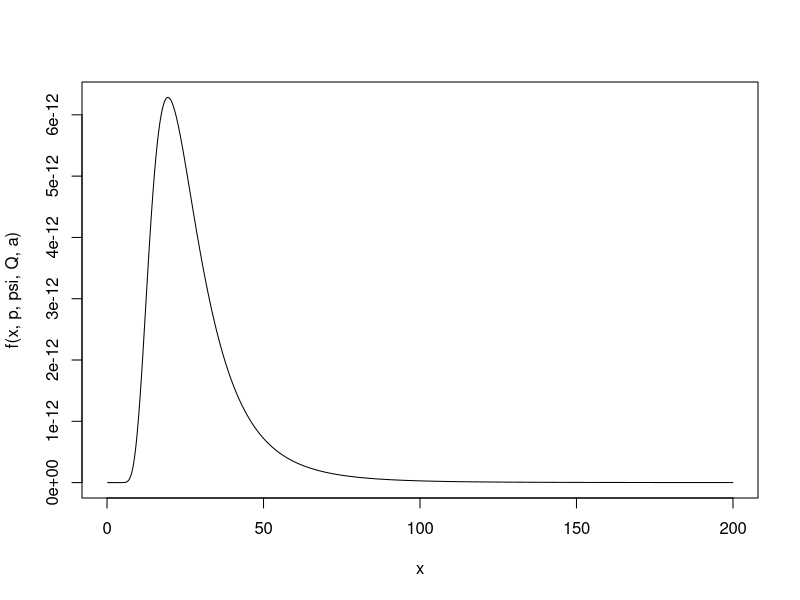
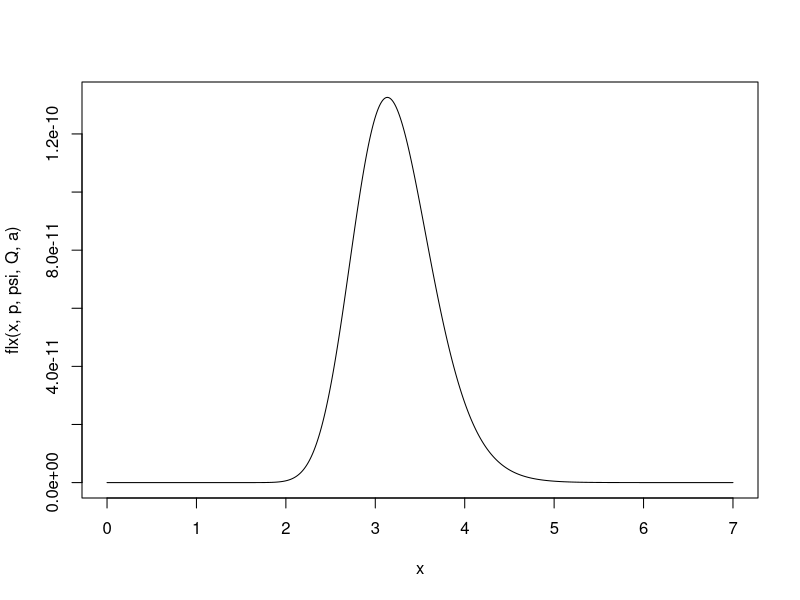

Reproduce these figures in R, in order.

f <- function(x, p, psi, Q, a) {
  x^(-0.5*p) * (1 + x)^(-0.5*a) * exp(-0.5*psi*Q/x)
}

p <- 10
psi <- 10
Q <- 25
a <- 3

curve(f(x, p, psi, Q, a), from = 0, to = 200, n = 1e3)

flx <- function(x, p, psi, Q, a) f(exp(x), p, psi, Q, a) * exp(x)

curve(flx(x, p, psi, Q, a), from = 0, to = 7, n = 1e3)
